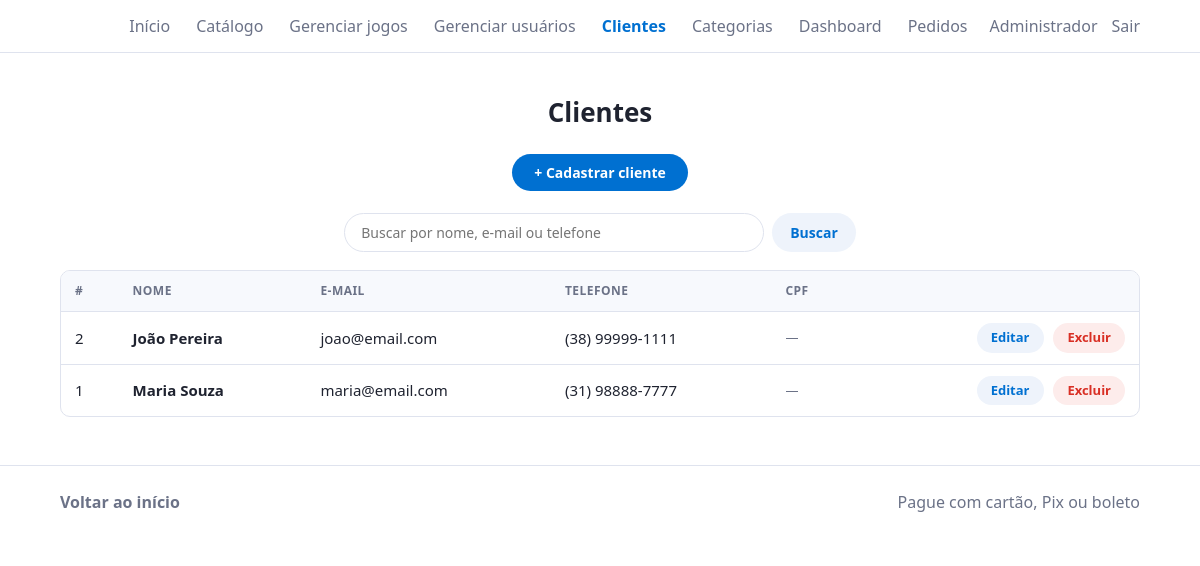
The page /admin/views/ver_clientes.php (signed in) on the database its author committed.
### tables this page shows
CREATE TABLE clientes (
  id              INT NOT NULL AUTO_INCREMENT,
  usuario_id      INT NOT NULL,
  telefone        VARCHAR(20) NOT NULL DEFAULT '',
  cpf             CHAR(11) NULL,
  data_nascimento DATE NULL,
  criado_em       TIMESTAMP NOT NULL DEFAULT CURRENT_TIMESTAMP,
  PRIMARY KEY (id),
  UNIQUE KEY uq_clientes_usuario (usuario_id),
  UNIQUE KEY uq_clientes_cpf (cpf),
  CONSTRAINT fk_clientes_usuario FOREIGN KEY (usuario_id)
    REFERENCES usuarios (id) ON DELETE CASCADE ON UPDATE CASCADE
);

CREATE TABLE usuarios (
  id        INT NOT NULL AUTO_INCREMENT,
  nome      VARCHAR(100) NOT NULL,
  email     VARCHAR(150) NOT NULL,
  senha     VARCHAR(255) NOT NULL,                        
  tipo      ENUM('admin','cliente') NOT NULL DEFAULT 'cliente',
  usuario   VARCHAR(40)  NULL,
  rua       VARCHAR(150) NULL,
  numero    VARCHAR(10)  NULL,
  cidade    VARCHAR(100) NULL,
  estado    CHAR(2)      NULL,
  pais      VARCHAR(60)  NOT NULL DEFAULT 'Brasil',
  cep       CHAR(8)      NULL,
  idade     TINYINT UNSIGNED NULL,
  criado_em TIMESTAMP NOT NULL DEFAULT CURRENT_TIMESTAMP,
  PRIMARY KEY (id),
  UNIQUE KEY uq_usuarios_email (email)
);

### admin/config/auth.php (called while the page is built, shortened)
<?php
require_once __DIR__ . '/db.php';
function h($s) { return htmlspecialchars((string)$s, ENT_QUOTES, 'UTF-8'); }

### admin/config/db.php (called while the page is built, shortened)
<?php
class Database {
    private static ?PDO $pdo = null;
    public static function conectar(): PDO {
        if (self::$pdo === null) {
            try {
                self::$pdo = new PDO(
                    'mysql:host=' . $GLOBALS['__db_cfg']['host'] . ';dbname=' . $GLOBALS['__db_cfg']['banco'] . ';charset=utf8mb4',
                    $GLOBALS['__db_cfg']['usuario'],
                    $GLOBALS['__db_cfg']['senha'],
                    [
                        PDO::ATTR_ERRMODE => PDO::ERRMODE_EXCEPTION,
                        PDO::ATTR_DEFAULT_FETCH_MODE => PDO::FETCH_ASSOC,
                        PDO::MYSQL_ATTR_INIT_COMMAND => "SET time_zone = '-03:00'",
                    ]
                );
            } catch (PDOException $e) {
                http_response_code(500);
                error_log('Falha ao conectar no banco: ' . $e->getMessage());
                exit('Não foi possível conectar ao banco de dados. Verifique se o MySQL do XAMPP está ligado '
                   . 'e se o script sql/script.sql foi importado.');
            }
        }
        return self::$pdo;
    }
}

### admin/models/clientes.php (called while the page is built, shortened)
<?php
require_once __DIR__ . '/../config/db.php';
class Cliente {
    private PDO $db;
    public function __construct() { $this->db = Database::conectar(); }
    public function listar(string $busca = ''): array {
        if ($busca === '') return $this->db->query(self::SELECT . ' ORDER BY u.nome')->fetchAll();
        $st = $this->db->prepare(self::SELECT . ' WHERE u.nome LIKE ? OR u.email LIKE ? OR c.telefone LIKE ? ORDER BY u.nome');
        $like = '%' . $busca . '%';
        $st->execute([$like, $like, $like]);
        return $st->fetchAll();
    }
    public static function formatarTelefone(string $t): string {
        $t = preg_replace('/\D+/', '', $t);
        if (strlen($t) === 11) return sprintf('(%s) %s-%s', substr($t, 0, 2), substr($t, 2, 5), substr($t, 7));
        return $t;
    }
}

### admin/views/ver_clientes.php (the view, shortened to what this page needs)
<?php
require_once '../config/auth.php';
require_once '_layout.php';
require_once '../models/clientes.php';
$busca = trim($_GET['buscar'] ?? '');
$clientes = (new Cliente())->listar($busca);
?>
<h2>Clientes</h2>
<div class="acoes-topo"><a class="btn-add" href="cadastrar_cliente.php">+ Cadastrar cliente</a></div>
<form class="busca-simples" method="get" action="ver_clientes.php" role="search">
  <input type="search" name="buscar" value="<?= h($busca) ?>" placeholder="Buscar por nome, e-mail ou telefone" aria-label="Buscar cliente">
  <button>Buscar</button>
</form>
<div class="tabela-wrap">
<table class="tabela">
  <thead><tr><th>#</th><th>Nome</th><th>E-mail</th><th>Telefone</th><th>CPF</th><th></th></tr></thead>
  <tbody>
  <?php foreach ($clientes as $c): ?>
    <tr>
      <td><?= (int)$c['id'] ?></td>
      <td><strong><?= h($c['nome']) ?></strong></td>
      <td><?= h($c['email']) ?></td>
      <td><?= h(Cliente::formatarTelefone((string)$c['telefone'])) ?: '<span class="pequeno">—</span>' ?></td>
      <td class="pequeno"><?= h($c['cpf'] ?? '') ?: '—' ?></td>
      <td class="acoes">
        <a class="btn-mini editar" href="editar_cliente.php?id=<?= (int)$c['id'] ?>">Editar</a>
        <form method="POST" action="../controllers/deletar_cliente.php"
              onsubmit="return confirm('Excluir o cliente &quot;<?= h(addslashes($c['nome'])) ?>&quot; e o login dele?')">
          <?= csrfCampo() ?><input type="hidden" name="id" value="<?= (int)$c['id'] ?>"><button class="btn-mini excluir">Excluir</button>
        </form>
      </td>
    </tr>
  <?php endforeach; ?>
  </tbody>
</table>
</div>

### admin/views/_layout.php (style rules this page uses)
:root { --tx:#1f2330;--mt:#6b7287;--ac:#0070d1;--ac2:#005bb0;--bd:#dfe3ee;--px:clamp(16px,5vw,90px) }
* { box-sizing:border-box }
html { scroll-behavior:smooth;scroll-padding-top:80px }
body { margin:0;color:var(--tx);font:16px/1.5 "Segoe UI",system-ui,sans-serif;background:#fff;min-height:100vh }
a { color:inherit;text-decoration:none }
.pagina h2 { font-size:26px;font-weight:600;text-align:center;margin:40px 0 22px }
.acoes-topo { display:flex;justify-content:center;gap:12px;flex-wrap:wrap;margin:0 0 22px }
.btn-add { background:var(--ac);color:#fff;padding:8px 22px;border-radius:99px;font-size:14px;font-weight:600;transition:background .15s }
.busca-simples { display:flex;justify-content:center;gap:8px;margin:0 0 18px }
.busca-simples input { min-width:0;width:min(420px,100%);padding:8px 16px;border:1px solid var(--bd);border-radius:99px;font:inherit;font-size:14px }
.busca-simples button { background:#eef3fb;color:var(--ac);border:0;border-radius:99px;padding:8px 18px;font:inherit;font-size:14px;font-weight:600;cursor:pointer }
.tabela-wrap { overflow-x:auto;border:1px solid var(--bd);border-radius:10px }
table.tabela { width:100%;border-collapse:collapse;font-size:15px }
.tabela th,.tabela td { padding:11px 14px;text-align:left;border-bottom:1px solid var(--bd);vertical-align:middle }
.tabela th { font-size:12px;text-transform:uppercase;letter-spacing:.04em;color:var(--mt);background:#f7f9fd }
.tabela tr:last-child td { border-bottom:0 }
.tabela td.acoes { white-space:nowrap;text-align:right }
.tabela td.acoes form { display:inline;margin:0 }
.btn-mini { display:inline-block;border:0;border-radius:99px;padding:5px 14px;font:inherit;font-size:13px;font-weight:600;cursor:pointer;margin-left:6px }
.btn-mini.editar { background:#eef3fb;color:var(--ac) }
.btn-mini.excluir { background:#fdeceb;color:#d93025 }
.pequeno { color:var(--mt);font-size:13px }

### rows shown on the page
clientes: id "2", usuario.nome "João Pereira", usuario.email "joao@email.com", telefone "(38) 99999-1111", cpf "—"
clientes: id "1", usuario.nome "Maria Souza", usuario.email "maria@email.com", telefone "(31) 98888-7777", cpf "—"

### other values the page prints
$logado['nome'] "Administrador"
